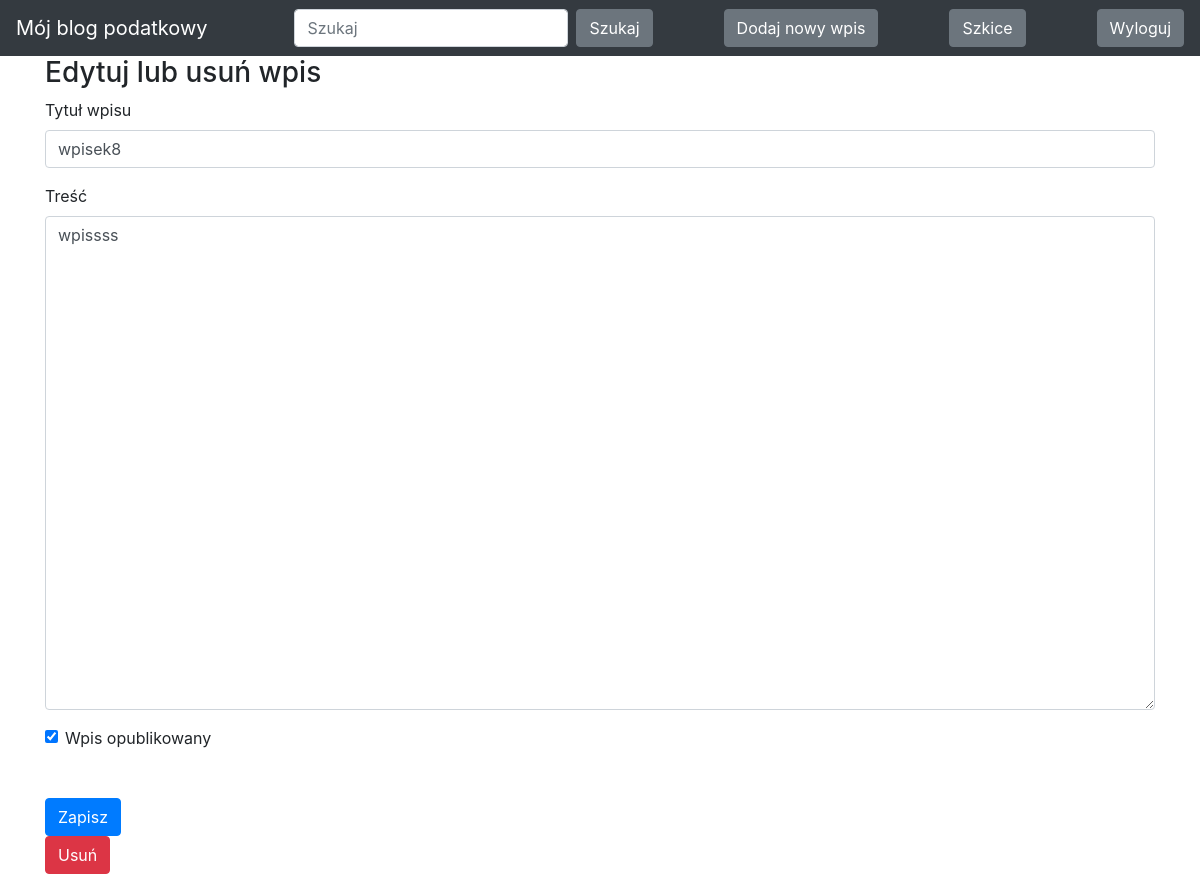
Page /edit-post/32 (signed in) on the earlier database version.
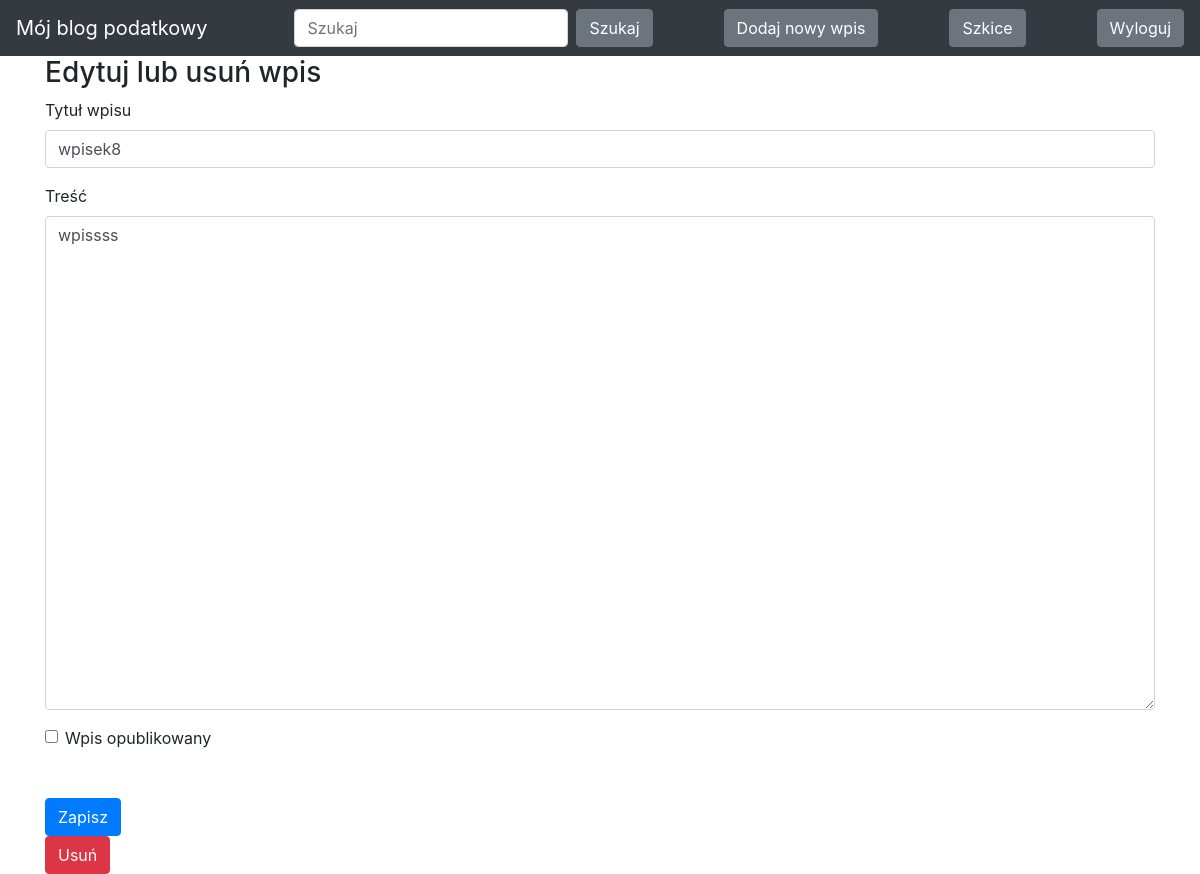
Same page on the later database version.
### blog/models.py (models this page shows)
class Entry(db.Model):
    id = db.Column(db.Integer, primary_key=True)
    title = db.Column(db.String(80), nullable=False)
    body = db.Column(db.Text, nullable=False)
    pub_date = db.Column(db.DateTime, nullable=False,
                         default=datetime.datetime.utcnow)
    is_published = db.Column(db.Boolean, default=False)

### blog/routes.py (the view)
@app.route("/edit-post/<int:entry_id>", methods=["GET", "POST"])
@login_required
def edit_entry(entry_id):
    return create_or_edit_entry(entry_id)

### blog/forms.py
class EntryForm(FlaskForm):
    title = StringField('Title', validators=[DataRequired()])
    body = TextAreaField('Content', validators=[DataRequired()])
    is_published = BooleanField('Is published?')

### blog/routes.py (called while the page is built, shortened)
def create_or_edit_entry(entry_id=None):
    errors = None
    if isinstance(entry_id, int):
        entry = Entry.query.filter_by(id=entry_id).first_or_404()
        form = EntryForm(obj=entry)
    return render_template("entry_form.html", form=form, errors=errors, entry_id=entry_id)

def login_required(view_func):
    @functools.wraps(view_func)
    def check_permissions(*args, **kwargs):
        if session.get('logged_in'):
            return view_func(*args, **kwargs)
        return redirect(url_for('login', next=request.path))
    return check_permissions

### blog/templates/entry_form.html (shortened to what this page needs)
<!DOCTYPE html>
<html lang="en">
{% extends "base.html" %}
{% block content %}
<h3>
    {% if 'new-post' in request.path %}
    Dodaj nowy wpis
    {% else %}
    Edytuj lub usuń wpis
    {% endif %}
</h3>
{% if 'new-post' in request.path %}
<form action="/new-post" method="POST">
{% else %}
<form action="{{ request.path }}" method="POST">
{% endif %}
   <div class="form-group">
       <label for="title">Tytuł wpisu</label>
       {{ form.title(class_="form-control") }}
   </div>
   <div class="form-group">
       <label for="body">Treść</label>
       {{ form.body(class_="form-control", cols="100", rows="20") }}
   </div>
   <div class="form-check">
       {{ form.is_published(class_="form-check-input") }}
       <label class="form-check-label" for="is_published">Wpis opublikowany</label>
   </div>
   <button type="submit" class="btn btn-primary mt-5">Zapisz</button>
</form>
    {% if 'edit-post' in request.path %}
    <form action="{{ url_for('delete_entry', entry_id=entry_id) }}" method="POST">
    <button class="btn btn-danger my-2 my-sm-0" type="submit">Usuń</button>
    </form>
    {% endif %}
{% endblock %}

### blog/templates/base.html (shortened to what this page needs)
<!DOCTYPE html>
<html lang="en">
<head>
    <link rel="stylesheet" href="https://stackpath.bootstrapcdn.com/bootstrap/4.3.1/css/bootstrap.min.css"
>
</head>
<body>
<nav class="navbar navbar-expand-lg navbar-dark bg-dark static-top">
        <a class="navbar-brand" href="/">Mój blog podatkowy</a>
        <div class="collapse navbar-collapse" id="navbarsExampleDefault">
            <form class="form-inline my-2 my-lg-0" action="{{ url_for('index') }}" method="GET">
                <input class="form-control mr-sm-2" type="text" name="search" placeholder="Szukaj" aria-label="Szukaj">
                <button class="btn btn-secondary my-2 my-sm-0" type="submit">Szukaj</button>
            </form>
        </div>
        <div class="collapse navbar-collapse" id="navbarsExampleDefault1">
                <button class="btn btn-secondary my-2 my-sm-0" type="submit"><a href="/new-post/" style="text-decoration: none; color: white">Dodaj nowy wpis</a></button>
        </div>
        <div class="collapse navbar-collapse" id="navbarsExampleDefault2">
                <button class="btn btn-secondary my-2 my-sm-0" type="submit"><a href="/drafts/" style="text-decoration: none; color: white">Szkice</a></button>
        </div>
        <div class="collapse navbar-collapse" id="navbarsExampleDefault3">
                {% if session.logged_in %}
                <form class="form-inline my-2 my-lg-0" action="{{ url_for('logout') }}" method="POST">
                <button class="btn btn-secondary my-2 my-sm-0" type="submit">Wyloguj</button>
                </form>
                {% else %}
                <a href="{{ url_for('login') }}" class="btn btn-secondary my-2 my-lg-0">Zaloguj</a>
                {% endif %}
        </div>
</nav>
<main role="main" class="container">
   {% block content %}
   {% endblock %}
 </main>
</body>
</html>

Differences in the rows shown:
changed Entry "wpisek8": is_published "☑" → "☐"
